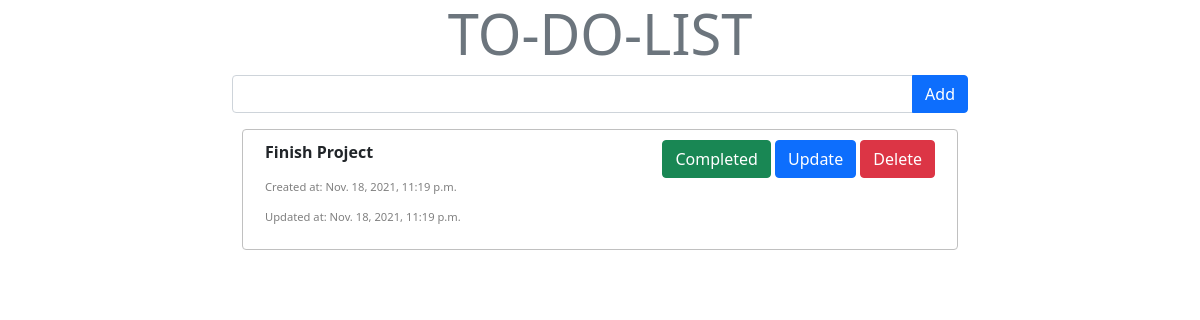
/, run on an earlier commit of the app's database.
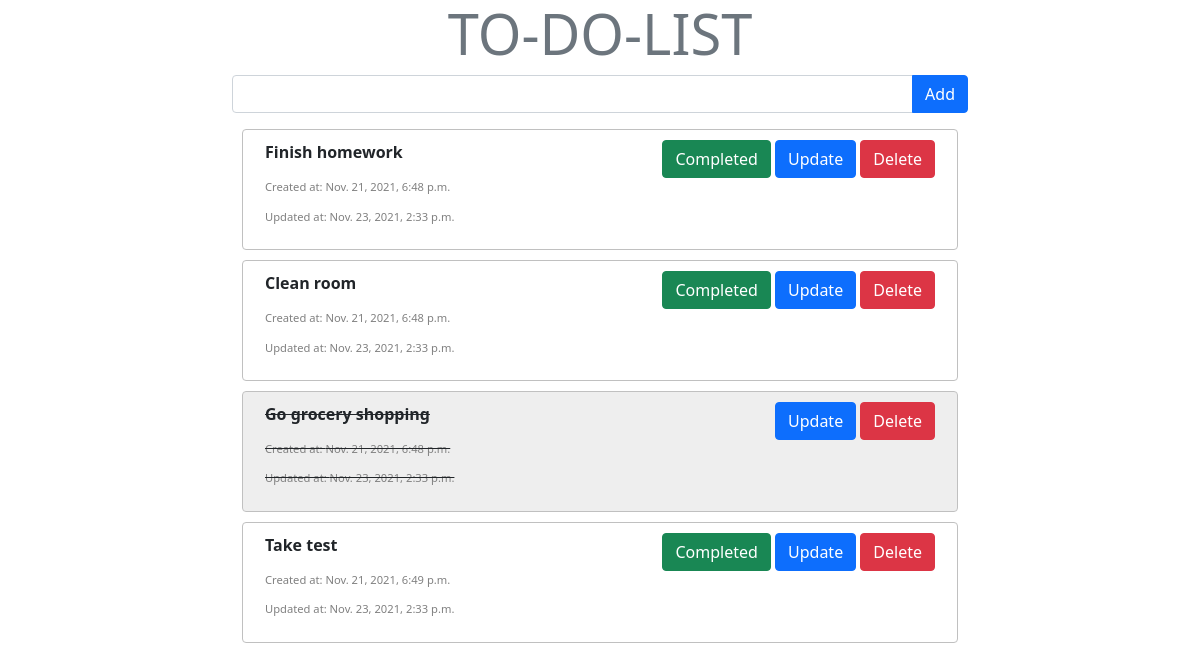
And on a later commit of the database.
### Todo/models.py (models this page shows, shortened)
class Todo(models.Model):
    task_name = models.CharField(max_length=200)
    created_at = models.DateTimeField(auto_now_add=True, blank=True)
    updated_at = models.DateTimeField(auto_now=True, blank=True)
    completed = models.BooleanField(default=False)

### Todo/views.py (the view)
# urls.py: path('', views.index, name='index'),
def index(request):
    tasks = Todo.objects.all()
    form = TodoForm()
    context = {'tasks': tasks, 'form': form}
    return render(request, 'index.html', context)

### Todo/forms.py
class TodoForm(forms.ModelForm):
    class Meta:
        model = Todo
        fields = '__all__'
        widgets = {
            'task_name': forms.TextInput(attrs={'class': 'form-control'}),
            'completed': forms.CheckboxInput(attrs={'class': 'form-check-input',
                                                    'role': "switch"})
        }

### templates/index.html (shortened to what this page needs)
{% extends 'base.html' %}
{% load static %}
{% block body %}
    <form action="{% url 'addTodo' %}" method="post">
        <div class="input-group mb-3">
            {{ form.task_name }}
            <button class="btn btn-primary" type="submit">Add</button>
        </div>
    </form>
    {% for task in tasks %}
        {% if task.created_at < task.updated_at %}
            {% if task.completed %}
                <div class="row completed task-container" style="background-clip: padding-box">
                    <div class = "col-md-12 col-lg-6" style="text-decoration: line-through; text-align: left;">
                        <p><b>{{ task.task_name }}</b></p>
                        <p><h6 id="created">Created at: {{ task.created_at }}</h6></p>
                        <p><h6 id="created">Updated at: {{ task.updated_at}}</h6></p>
                    </div>
                    <div class = "col-md-12 col-lg-6 text-md-start text-lg-end">
                        <a href="{% url 'update' task.id %}"><button class="btn btn-primary">Update</button></a>
                        <a href="{% url 'delete' task.id %}"><button class="btn btn-danger">Delete</button></a>
                    </div>
                </div>
            {% else %}
                <div class="row not-completed task-container">
                    <div class = "col-md-12 col-lg-6" >
                        <p><b>{{ task.task_name }}</b></p>
                        <p><h6 id="created">Created at: {{ task.created_at }}</h6></p>
                        <p><h6 id="created">Updated at: {{ task.updated_at}}</h6></p>
                    </div>
                    <div class = "col-md-12 col-lg-6 text-md-start text-lg-end">
                        <a class="btn btn-success" href="{% url 'completed' task.id %}">Completed</a>
                        <a class="btn btn-primary" href="{% url 'update' task.id %}">Update</a>
                        <a class="btn btn-danger" href="{% url 'delete' task.id %}">Delete</a>
                    </div>
                </div>
            {% endif %}
        {% endif %}
    {% endfor %}
{% endblock %}

What changed in the data, as far as the page shows it:
removed Todo: task_name "Finish Project", created_at "Nov. 18, 2021, 11:19 p.m.", updated_at "Nov. 18, 2021, 11:19 p.m."
added Todo: task_name "Finish homework", created_at "Nov. 21, 2021, 6:48 p.m.", updated_at "Nov. 23, 2021, 2:33 p.m."
added Todo: task_name "Clean room", created_at "Nov. 21, 2021, 6:48 p.m.", updated_at "Nov. 23, 2021, 2:33 p.m."
added Todo: task_name "Go grocery shopping", created_at "Nov. 21, 2021, 6:48 p.m.", updated_at "Nov. 23, 2021, 2:33 p.m."
added Todo: task_name "Take test", created_at "Nov. 21, 2021, 6:49 p.m.", updated_at "Nov. 23, 2021, 2:33 p.m."
